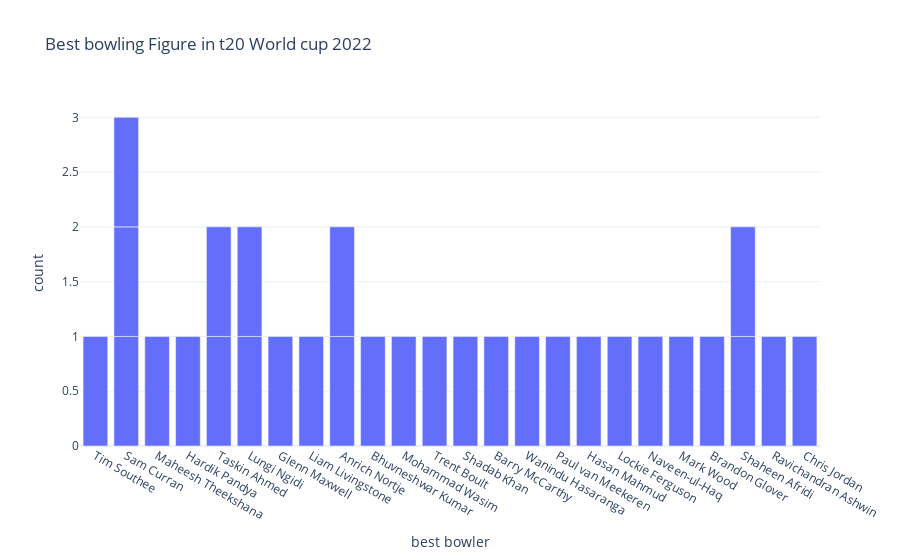

The cell this chart's notebook holds for it:
### Markdown cell above
### Now let’s have a look at the bowlers with the best bowling figures at the end of the matches:

### Code cell
figure=px.bar(data,
              x=data["best bowler"],
              title="Best bowling Figure in t20 World cup 2022")
figure.show()

### Figure 1 — Plotly figure (JSON) as saved in the notebook; plotly's stock layout.template omitted (floating-point values rounded to 4 significant figures)
{"data": [{"alignmentgroup": "True", "hovertemplate": "best bowler=%{x}<br>count=%{y}<extra></extra>", "legendgroup": "", "marker": {"color": "#636efa", "pattern": {"shape": ""}}, "name": "", "offsetgroup": "", "orientation": "v", "showlegend": false, "textposition": "auto", "type": "bar", "x": ["Tim Southee", "Sam Curran", "Maheesh Theekshana", "Hardik Pandya", "Taskin Ahmed", "Lungi Ngidi", "Glenn Maxwell", "Liam Livingstone", null, "Anrich Nortje", "Bhuvneshwar Kumar", "Mohammad Wasim", null, null, "Trent Boult", "Taskin Ahmed", "Shadab Khan", "Lungi Ngidi", "Barry McCarthy", "Wanindu Hasaranga", "Sam Curran", "Paul van Meekeren", "Hasan Mahmud", "Anrich Nortje", "Lockie Ferguson", "Naveen-ul-Haq", "Mark Wood", "Brandon Glover", "Shaheen Afridi", "Ravichandran Ashwin", "Shaheen Afridi", "Chris Jordan", "Sam Curran"], "xaxis": "x", "y": [1, 1, 1, 1, 1, 1, 1, 1, 1, 1, 1, 1, 1, 1, 1, 1, 1, 1, 1, 1, 1, 1, 1, 1, 1, 1, 1, 1, 1, 1, 1, 1, 1], "yaxis": "y"}], "layout": {"barmode": "relative", "legend": {"tracegroupgap": 0}, "title": {"text": "Best bowling Figure in t20 World cup 2022"}, "xaxis": {"anchor": "y", "domain": [0, 1], "title": {"text": "best bowler"}}, "yaxis": {"anchor": "x", "domain": [0, 1], "title": {"text": "count"}}}}
